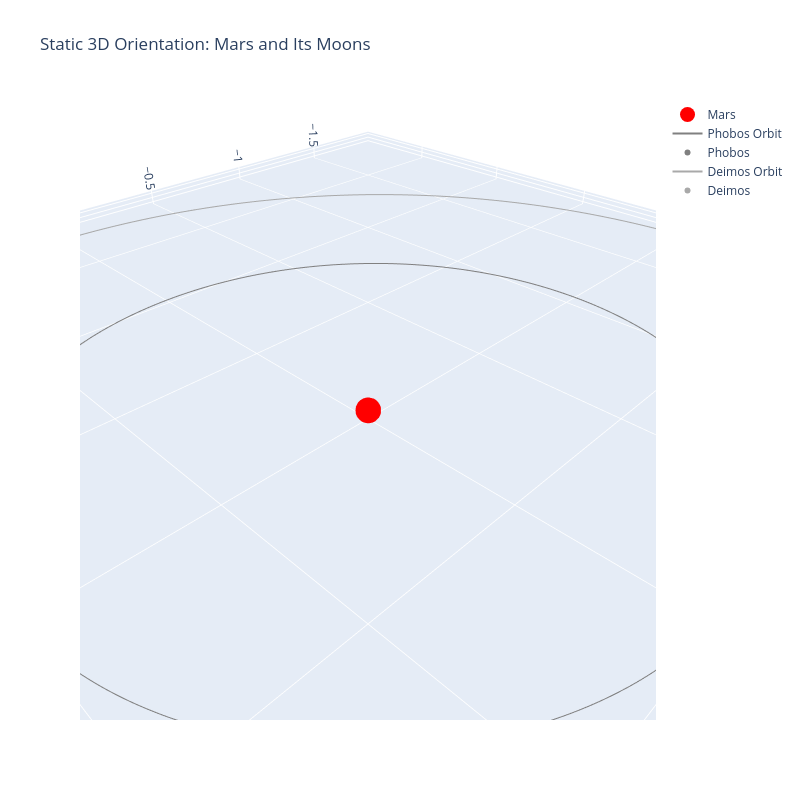

Source (notebook cell):
### Code cell
# Moon data: (scaled radius, inclination in degrees, color)
moon_data = {
    "Phobos": (1.0, 1.0, "gray"),
    "Deimos": (1.8, 0.9, "darkgray")
}

theta = np.linspace(0, 2*np.pi, 600)

# Plotly Figure
fig = go.Figure()

# Mars at origin
fig.add_trace(go.Scatter3d(
    x=[0], y=[0], z=[0],
    mode='markers',
    marker=dict(size=15, color='red'),
    name='Mars'
))

for moon, (radius, inc_deg, color) in moon_data.items():
    
    inc = np.radians(inc_deg)
    
    # Base circular orbit in xy-plane
    x = radius * np.cos(theta)
    y_base = radius * np.sin(theta)
    z_base = np.zeros_like(theta)
    
    # Rotate orbit to add inclination
    y_rot = y_base * np.cos(inc)
    z_rot = y_base * np.sin(inc)
    
    # Plot orbit
    fig.add_trace(go.Scatter3d(
        x=x, y=y_rot, z=z_rot,
        mode='lines',
        line=dict(color=color, width=2),
        name=f'{moon} Orbit'
    ))
    
    # Place moon at 60° along orbit for visibility
    angle = np.pi / 3
    moon_x = radius * np.cos(angle)
    moon_y = radius * np.sin(angle) * np.cos(inc)
    moon_z = radius * np.sin(angle) * np.sin(inc)
    
    fig.add_trace(go.Scatter3d(
        x=[moon_x], y=[moon_y], z=[moon_z],
        mode='markers',
        marker=dict(size=6, color=color),
        name=moon
    ))

# Layout
fig.update_layout(
    title="Static 3D Orientation: Mars and Its Moons",
    scene=dict(
        xaxis_title='X',
        yaxis_title='Y',
        zaxis_title='Z',
        aspectmode='data'
    ),
    width=800,
    height=800,
    showlegend=True
)

fig.show()

# Output is not visible in github webpage, refer to Folder/Output-Plotly

### Figure 1 — Plotly figure (JSON) as saved in the notebook; plotly's stock layout.template omitted (floating-point values rounded to 4 significant figures; data arrays with more than 128 entries replaced by an {"elided": "..."} marker saying what was removed)
{"data": [{"marker": {"color": "red", "size": 15}, "mode": "markers", "name": "Mars", "type": "scatter3d", "x": [0], "y": [0], "z": [0]}, {"line": {"color": "gray", "width": 2}, "mode": "lines", "name": "Phobos Orbit", "type": "scatter3d", "x": {"elided": "600 float values"}, "y": {"elided": "600 float values"}, "z": {"elided": "600 float values"}}, {"marker": {"color": "gray", "size": 6}, "mode": "markers", "name": "Phobos", "type": "scatter3d", "x": [0.5], "y": [0.8659], "z": [0.01511]}, {"line": {"color": "darkgray", "width": 2}, "mode": "lines", "name": "Deimos Orbit", "type": "scatter3d", "x": {"elided": "600 float values"}, "y": {"elided": "600 float values"}, "z": {"elided": "600 float values"}}, {"marker": {"color": "darkgray", "size": 6}, "mode": "markers", "name": "Deimos", "type": "scatter3d", "x": [0.9], "y": [1.559], "z": [0.02449]}], "layout": {"height": 800, "scene": {"aspectmode": "data", "xaxis": {"title": {"text": "X"}}, "yaxis": {"title": {"text": "Y"}}, "zaxis": {"title": {"text": "Z"}}}, "showlegend": true, "title": {"text": "Static 3D Orientation: Mars and Its Moons"}, "width": 800}}
